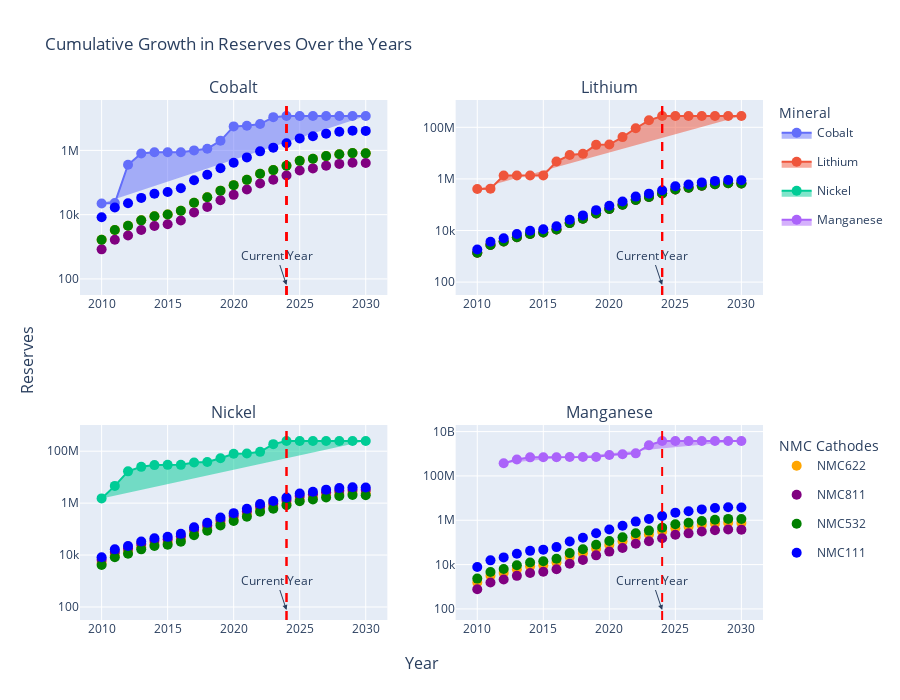

The cell this chart's notebook holds for it:
### Code cell
from plotly.subplots import make_subplots
import plotly.graph_objects as go

F = make_subplots(rows=2, cols=2, x_title="Year", y_title="Reserves", subplot_titles=[mineral for mineral in D["Primary Mineral"].unique()])

# Define a fixed color mapping for cathode types

cathode_colors = {"NMC111": "blue", "NMC532": "green", "NMC622": "orange", "NMC811": "purple"}
mineral_colors =  ['#636efa','#EF553B', '#00cc96', '#ab63fa']

for i, mineral in enumerate(D["Primary Mineral"].unique()):
    M = D.loc[(D["Primary Mineral"] == mineral) & (D["Cumulative Reserves"] > 0)]
    S = demand_by_cathode[demand_by_cathode["Full Element Name"] == mineral]
    
    # Add the main mineral trace with its own legend group
    F.add_trace(
        go.Scatter(
            x=M["Year"], 
            y=M["Cumulative Reserves"], 
            mode="lines+markers",
            legendgroup=mineral,
            name=mineral,
            fill="toself",
            marker=dict(
                size=10,
                color=mineral_colors[i]
            ), 
            showlegend=True,
            legend="legend1"
        ),
        row=i // 2 + 1, 
        col=i % 2 + 1
    )
    
    # Add cathode traces grouped by cathode type
    for j,cathode in enumerate(S.columns[2:6]):
        F.add_trace(
            go.Scatter(
                x=S["Year"], 
                y=S[cathode], 
                mode="markers",
                legendgroup=cathode,  # Group by cathode type instead of mineral
                name=cathode,
                marker=dict(size=10,color=cathode_colors[cathode]),
                # Only show in legend for last mineral to avoid duplicates
                showlegend=(i == 0),
                legend="legend2",
            ),
            row=i // 2 + 1, 
            col=i % 2 + 1)
    
    # Add vertical line and annotation
    F.add_vline(x=2024, line_dash="dash", line_color="red")
    F.add_annotation(
        x=2024, 
        text="Current Year",
        showarrow=True,
        arrowhead=2,
        yshift=10,
        row=i // 2 + 1, 
        col=i % 2 + 1
    )

F.update_yaxes(type='log')
F.update_layout(title="Cumulative Growth in Reserves Over the Years",height=700,showlegend=True,
                legend1=dict(title=dict(text="Mineral")),
                legend2=dict(title=dict(text="NMC Cathodes"), y=0.1))
F.show()

### Figure 1 — Plotly figure (JSON) as saved in the notebook; plotly's stock layout.template omitted (floating-point values rounded to 4 significant figures)
{"data": [{"fill": "toself", "legend": "legend", "legendgroup": "Cobalt", "marker": {"color": "#636efa", "size": 10}, "mode": "lines+markers", "name": "Cobalt", "showlegend": true, "type": "scatter", "x": [2010, 2011, 2012, 2013, 2014, 2015, 2016, 2017, 2018, 2019, 2020, 2021, 2022, 2023, 2024, 2025, 2026, 2027, 2028, 2029, 2030], "xaxis": "x", "y": [22369, 23020, 357546, 799050, 873299, 875099, 875099, 998110, 1125385, 1984979, 5575688, 5869180, 6590858, 10823081, 11745493, 11745493, 11745493, 11745493, 11745493, 11745493, 11745493], "yaxis": "y"}, {"legend": "legend2", "legendgroup": "NMC622", "marker": {"color": "orange", "size": 10}, "mode": "markers", "name": "NMC622", "showlegend": true, "type": "scatter", "x": [2010, 2011, 2012, 2013, 2014, 2015, 2016, 2017, 2018, 2019, 2020, 2021, 2022, 2023, 2024, 2025, 2026, 2027, 2028, 2029, 2030], "xaxis": "x", "y": [1664.0, 3328.0, 4517.0, 6656.0, 8914.0, 10100.0, 13190.0, 23530.0, 34910.0, 55830.0, 82740.0, 121000.0, 186600.0, 243600.0, 331500.0, 471900.0, 549900.0, 663100.0, 759700.0, 822300.0, 807000.0], "yaxis": "y"}, {"legend": "legend2", "legendgroup": "NMC811", "marker": {"color": "purple", "size": 10}, "mode": "markers", "name": "NMC811", "showlegend": true, "type": "scatter", "x": [2010, 2011, 2012, 2013, 2014, 2015, 2016, 2017, 2018, 2019, 2020, 2021, 2022, 2023, 2024, 2025, 2026, 2027, 2028, 2029, 2030], "xaxis": "x", "y": [832.0, 1664.0, 2258.0, 3328.0, 4457.0, 5051.0, 6597.0, 11770.0, 17450.0, 27910.0, 41370.0, 60510.0, 93300.0, 121800.0, 165700.0, 235900.0, 275000.0, 331600.0, 379800.0, 411200.0, 403500.0], "yaxis": "y"}, {"legend": "legend2", "legendgroup": "NMC532", "marker": {"color": "green", "size": 10}, "mode": "markers", "name": "NMC532", "showlegend": true, "type": "scatter", "x": [2010, 2011, 2012, 2013, 2014, 2015, 2016, 2017, 2018, 2019, 2020, 2021, 2022, 2023, 2024, 2025, 2026, 2027, 2028, 2029, 2030], "xaxis": "x", "y": [1664.0, 3328.0, 4517.0, 6656.0, 8914.0, 10100.0, 13190.0, 23530.0, 34910.0, 55830.0, 82740.0, 121000.0, 186600.0, 243600.0, 331500.0, 471900.0, 549900.0, 663100.0, 759700.0, 822300.0, 807000.0], "yaxis": "y"}, {"legend": "legend2", "legendgroup": "NMC111", "marker": {"color": "blue", "size": 10}, "mode": "markers", "name": "NMC111", "showlegend": true, "type": "scatter", "x": [2010, 2011, 2012, 2013, 2014, 2015, 2016, 2017, 2018, 2019, 2020, 2021, 2022, 2023, 2024, 2025, 2026, 2027, 2028, 2029, 2030], "xaxis": "x", "y": [8320.0, 16640.0, 22580.0, 33280.0, 44570.0, 50510.0, 65970.0, 117700.0, 174500.0, 279100.0, 413700.0, 605100.0, 933000.0, 1218000.0, 1657000.0, 2359000.0, 2750000.0, 3316000.0, 3798000.0, 4112000.0, 4035000.0], "yaxis": "y"}, {"fill": "toself", "legend": "legend", "legendgroup": "Lithium", "marker": {"color": "#EF553B", "size": 10}, "mode": "lines+markers", "name": "Lithium", "showlegend": true, "type": "scatter", "x": [2010, 2011, 2012, 2013, 2014, 2015, 2016, 2017, 2018, 2019, 2020, 2021, 2022, 2023, 2024, 2025, 2026, 2027, 2028, 2029, 2030], "xaxis": "x2", "y": [408140, 419371, 1349320, 1349320, 1349320, 1349320, 4720420, 8410820, 9400463, 20902463, 21420563, 41718533, 92128193, 186800244, 274575585, 274575585, 274575585, 274575585, 274575585, 274575585, 274575585], "yaxis": "y2"}, {"legend": "legend2", "legendgroup": "NMC622", "marker": {"color": "orange", "size": 10}, "mode": "markers", "name": "NMC622", "showlegend": false, "type": "scatter", "x": [2010, 2011, 2012, 2013, 2014, 2015, 2016, 2017, 2018, 2019, 2020, 2021, 2022, 2023, 2024, 2025, 2026, 2027, 2028, 2029, 2030], "xaxis": "x2", "y": [1372.0, 2745.0, 3725.0, 5489.0, 7352.0, 8332.0, 10880.0, 19410.0, 28790.0, 46040.0, 68230.0, 99800.0, 153900.0, 200900.0, 273400.0, 389100.0, 453500.0, 546900.0, 626500.0, 678100.0, 665600.0], "yaxis": "y2"}, {"legend": "legend2", "legendgroup": "NMC811", "marker": {"color": "purple", "size": 10}, "mode": "markers", "name": "NMC811", "showlegend": false, "type": "scatter", "x": [2010, 2011, 2012, 2013, 2014, 2015, 2016, 2017, 2018, 2019, 2020, 2021, 2022, 2023, 2024, 2025, 2026, 2027, 2028, 2029, 2030], "xaxis": "x2", "y": [1374.0, 2747.0, 3729.0, 5495.0, 7359.0, 8340.0, 10890.0, 19430.0, 28820.0, 46090.0, 68300.0, 99910.0, 154100.0, 201100.0, 273600.0, 389500.0, 454000.0, 547400.0, 627100.0, 678800.0, 666300.0], "yaxis": "y2"}, {"legend": "legend2", "legendgroup": "NMC532", "marker": {"color": "green", "size": 10}, "mode": "markers", "name": "NMC532", "showlegend": false, "type": "scatter", "x": [2010, 2011, 2012, 2013, 2014, 2015, 2016, 2017, 2018, 2019, 2020, 2021, 2022, 2023, 2024, 2025, 2026, 2027, 2028, 2029, 2030], "xaxis": "x2", "y": [1371.0, 2742.0, 3721.0, 5483.0, 7343.0, 8323.0, 10870.0, 19390.0, 28760.0, 45990.0, 68160.0, 99690.0, 153700.0, 200600.0, 273100.0, 388700.0, 453000.0, 546300.0, 625800.0, 677400.0, 664800.0], "yaxis": "y2"}, {"legend": "legend2", "legendgroup": "NMC111", "marker": {"color": "blue", "size": 10}, "mode": "markers", "name": "NMC111", "showlegend": false, "type": "scatter", "x": [2010, 2011, 2012, 2013, 2014, 2015, 2016, 2017, 2018, 2019, 2020, 2021, 2022, 2023, 2024, 2025, 2026, 2027, 2028, 2029, 2030], "xaxis": "x2", "y": [1836.0, 3672.0, 4984.0, 7345.0, 9837.0, 11150.0, 14560.0, 25970.0, 38520.0, 61600.0, 91300.0, 133500.0, 205900.0, 268800.0, 365800.0, 520700.0, 606800.0, 731700.0, 838300.0, 907400.0, 890600.0], "yaxis": "y2"}, {"fill": "toself", "legend": "legend", "legendgroup": "Nickel", "marker": {"color": "#00cc96", "size": 10}, "mode": "lines+markers", "name": "Nickel", "showlegend": true, "type": "scatter", "x": [2010, 2011, 2012, 2013, 2014, 2015, 2016, 2017, 2018, 2019, 2020, 2021, 2022, 2023, 2024, 2025, 2026, 2027, 2028, 2029, 2030], "xaxis": "x3", "y": [1518795, 4613235, 16722424, 24945407, 29137507, 29755343, 29778243, 36942666, 38277432, 53536829, 80042458, 81945795, 94343982, 186629647, 246705355, 246705355, 246705355, 246705355, 246705355, 246705355, 246705355], "yaxis": "y3"}, {"legend": "legend2", "legendgroup": "NMC622", "marker": {"color": "orange", "size": 10}, "mode": "markers", "name": "NMC622", "showlegend": false, "type": "scatter", "x": [2010, 2011, 2012, 2013, 2014, 2015, 2016, 2017, 2018, 2019, 2020, 2021, 2022, 2023, 2024, 2025, 2026, 2027, 2028, 2029, 2030], "xaxis": "x3", "y": [4972.0, 9943.0, 13490.0, 19890.0, 26630.0, 30190.0, 39420.0, 70310.0, 104300.0, 166800.0, 247200.0, 361600.0, 557500.0, 727700.0, 990400.0, 1410000.0, 1643000.0, 1981000.0, 2270000.0, 2457000.0, 2411000.0], "yaxis": "y3"}, {"legend": "legend2", "legendgroup": "NMC811", "marker": {"color": "purple", "size": 10}, "mode": "markers", "name": "NMC811", "showlegend": false, "type": "scatter", "x": [2010, 2011, 2012, 2013, 2014, 2015, 2016, 2017, 2018, 2019, 2020, 2021, 2022, 2023, 2024, 2025, 2026, 2027, 2028, 2029, 2030], "xaxis": "x3", "y": [6629.0, 13260.0, 17990.0, 26520.0, 35510.0, 40250.0, 52560.0, 93750.0, 139100.0, 222400.0, 329600.0, 482100.0, 743400.0, 970300.0, 1321000.0, 1880000.0, 2191000.0, 2642000.0, 3026000.0, 3276000.0, 3215000.0], "yaxis": "y3"}, {"legend": "legend2", "legendgroup": "NMC532", "marker": {"color": "green", "size": 10}, "mode": "markers", "name": "NMC532", "showlegend": false, "type": "scatter", "x": [2010, 2011, 2012, 2013, 2014, 2015, 2016, 2017, 2018, 2019, 2020, 2021, 2022, 2023, 2024, 2025, 2026, 2027, 2028, 2029, 2030], "xaxis": "x3", "y": [4143.0, 8286.0, 11250.0, 16570.0, 22200.0, 25150.0, 32850.0, 58600.0, 86920.0, 139000.0, 206000.0, 301300.0, 464600.0, 606400.0, 825300.0, 1175000.0, 1369000.0, 1651000.0, 1891000.0, 2047000.0, 2009000.0], "yaxis": "y3"}, {"legend": "legend2", "legendgroup": "NMC111", "marker": {"color": "blue", "size": 10}, "mode": "markers", "name": "NMC111", "showlegend": false, "type": "scatter", "x": [2010, 2011, 2012, 2013, 2014, 2015, 2016, 2017, 2018, 2019, 2020, 2021, 2022, 2023, 2024, 2025, 2026, 2027, 2028, 2029, 2030], "xaxis": "x3", "y": [8286.0, 16570.0, 22490.0, 33140.0, 44390.0, 50310.0, 65700.0, 117200.0, 173800.0, 278000.0, 412000.0, 602600.0, 929200.0, 1213000.0, 1651000.0, 2350000.0, 2739000.0, 3302000.0, 3783000.0, 4095000.0, 4019000.0], "yaxis": "y3"}, {"fill": "toself", "legend": "legend", "legendgroup": "Manganese", "marker": {"color": "#ab63fa", "size": 10}, "mode": "lines+markers", "name": "Manganese", "showlegend": true, "type": "scatter", "x": [2012, 2013, 2014, 2015, 2016, 2017, 2018, 2019, 2020, 2021, 2022, 2023, 2024, 2025, 2026, 2027, 2028, 2029, 2030], "xaxis": "x4", "y": [370883000, 550883000, 686371474, 700341474, 700341474, 709641474, 709641474, 717441474, 885101474, 950251474, 1040071474, 2432587027, 3757622411, 3757622411, 3757622411, 3757622411, 3757622411, 3757622411, 3757622411], "yaxis": "y4"}, {"legend": "legend2", "legendgroup": "NMC622", "marker": {"color": "orange", "size": 10}, "mode": "markers", "name": "NMC622", "showlegend": false, "type": "scatter", "x": [2010, 2011, 2012, 2013, 2014, 2015, 2016, 2017, 2018, 2019, 2020, 2021, 2022, 2023, 2024, 2025, 2026, 2027, 2028, 2029, 2030], "xaxis": "x4", "y": [1551.0, 3102.0, 4210.0, 6205.0, 8310.0, 9418.0, 12300.0, 21940.0, 32540.0, 52040.0, 77130.0, 112800.0, 174000.0, 227000.0, 309000.0, 439900.0, 512700.0, 618200.0, 708200.0, 766600.0, 752300.0], "yaxis": "y4"}, {"legend": "legend2", "legendgroup": "NMC811", "marker": {"color": "purple", "size": 10}, "mode": "markers", "name": "NMC811", "showlegend": false, "type": "scatter", "x": [2010, 2011, 2012, 2013, 2014, 2015, 2016, 2017, 2018, 2019, 2020, 2021, 2022, 2023, 2024, 2025, 2026, 2027, 2028, 2029, 2030], "xaxis": "x4", "y": [775.6, 1551.0, 2105.0, 3102.0, 4155.0, 4709.0, 6149.0, 10970.0, 16270.0, 26020.0, 38560.0, 56410.0, 86980.0, 113500.0, 154500.0, 219900.0, 256300.0, 309100.0, 354100.0, 383300.0, 376200.0], "yaxis": "y4"}, {"legend": "legend2", "legendgroup": "NMC532", "marker": {"color": "green", "size": 10}, "mode": "markers", "name": "NMC532", "showlegend": false, "type": "scatter", "x": [2010, 2011, 2012, 2013, 2014, 2015, 2016, 2017, 2018, 2019, 2020, 2021, 2022, 2023, 2024, 2025, 2026, 2027, 2028, 2029, 2030], "xaxis": "x4", "y": [2327.0, 4654.0, 6316.0, 9307.0, 12470.0, 14130.0, 18450.0, 32910.0, 48810.0, 78060.0, 115700.0, 169200.0, 260900.0, 340600.0, 463500.0, 659800.0, 769000.0, 927300.0, 1062000.0, 1150000.0, 1129000.0], "yaxis": "y4"}, {"legend": "legend2", "legendgroup": "NMC111", "marker": {"color": "blue", "size": 10}, "mode": "markers", "name": "NMC111", "showlegend": false, "type": "scatter", "x": [2010, 2011, 2012, 2013, 2014, 2015, 2016, 2017, 2018, 2019, 2020, 2021, 2022, 2023, 2024, 2025, 2026, 2027, 2028, 2029, 2030], "xaxis": "x4", "y": [7756.0, 15510.0, 21050.0, 31020.0, 41550.0, 47090.0, 61490.0, 109700.0, 162700.0, 260200.0, 385600.0, 564100.0, 869800.0, 1135000.0, 1545000.0, 2199000.0, 2563000.0, 3091000.0, 3541000.0, 3833000.0, 3762000.0], "yaxis": "y4"}], "layout": {"annotations": [{"font": {"size": 16}, "showarrow": false, "text": "Cobalt", "x": 0.225, "xanchor": "center", "xref": "paper", "y": 1, "yanchor": "bottom", "yref": "paper"}, {"font": {"size": 16}, "showarrow": false, "text": "Lithium", "x": 0.775, "xanchor": "center", "xref": "paper", "y": 1, "yanchor": "bottom", "yref": "paper"}, {"font": {"size": 16}, "showarrow": false, "text": "Nickel", "x": 0.225, "xanchor": "center", "xref": "paper", "y": 0.375, "yanchor": "bottom", "yref": "paper"}, {"font": {"size": 16}, "showarrow": false, "text": "Manganese", "x": 0.775, "xanchor": "center", "xref": "paper", "y": 0.375, "yanchor": "bottom", "yref": "paper"}, {"font": {"size": 16}, "showarrow": false, "text": "Year", "x": 0.5, "xanchor": "center", "xref": "paper", "y": 0, "yanchor": "top", "yref": "paper", "yshift": -30}, {"font": {"size": 16}, "showarrow": false, "text": "Reserves", "textangle": -90, "x": 0, "xanchor": "right", "xref": "paper", "xshift": -40, "y": 0.5, "yanchor": "middle", "yref": "paper"}, {"arrowhead": 2, "showarrow": true, "text": "Current Year", "x": 2024, "xref": "x", "yref": "y", "yshift": 10}, {"arrowhead": 2, "showarrow": true, "text": "Current Year", "x": 2024, "xref": "x2", "yref": "y2", "yshift": 10}, {"arrowhead": 2, "showarrow": true, "text": "Current Year", "x": 2024, "xref": "x3", "yref": "y3", "yshift": 10}, {"arrowhead": 2, "showarrow": true, "text": "Current Year", "x": 2024, "xref": "x4", "yref": "y4", "yshift": 10}], "height": 700, "legend": {"title": {"text": "Mineral"}}, "legend2": {"title": {"text": "NMC Cathodes"}, "y": 0.1}, "shapes": [{"line": {"color": "red", "dash": "dash"}, "type": "line", "x0": 2024, "x1": 2024, "xref": "x", "y0": 0, "y1": 1, "yref": "y domain"}, {"line": {"color": "red", "dash": "dash"}, "type": "line", "x0": 2024, "x1": 2024, "xref": "x", "y0": 0, "y1": 1, "yref": "y domain"}, {"line": {"color": "red", "dash": "dash"}, "type": "line", "x0": 2024, "x1": 2024, "xref": "x2", "y0": 0, "y1": 1, "yref": "y2 domain"}, {"line": {"color": "red", "dash": "dash"}, "type": "line", "x0": 2024, "x1": 2024, "xref": "x", "y0": 0, "y1": 1, "yref": "y domain"}, {"line": {"color": "red", "dash": "dash"}, "type": "line", "x0": 2024, "x1": 2024, "xref": "x2", "y0": 0, "y1": 1, "yref": "y2 domain"}, {"line": {"color": "red", "dash": "dash"}, "type": "line", "x0": 2024, "x1": 2024, "xref": "x3", "y0": 0, "y1": 1, "yref": "y3 domain"}, {"line": {"color": "red", "dash": "dash"}, "type": "line", "x0": 2024, "x1": 2024, "xref": "x", "y0": 0, "y1": 1, "yref": "y domain"}, {"line": {"color": "red", "dash": "dash"}, "type": "line", "x0": 2024, "x1": 2024, "xref": "x2", "y0": 0, "y1": 1, "yref": "y2 domain"}, {"line": {"color": "red", "dash": "dash"}, "type": "line", "x0": 2024, "x1": 2024, "xref": "x3", "y0": 0, "y1": 1, "yref": "y3 domain"}, {"line": {"color": "red", "dash": "dash"}, "type": "line", "x0": 2024, "x1": 2024, "xref": "x4", "y0": 0, "y1": 1, "yref": "y4 domain"}], "showlegend": true, "title": {"text": "Cumulative Growth in Reserves Over the Years"}, "xaxis": {"anchor": "y", "domain": [0, 0.45]}, "xaxis2": {"anchor": "y2", "domain": [0.55, 1]}, "xaxis3": {"anchor": "y3", "domain": [0, 0.45]}, "xaxis4": {"anchor": "y4", "domain": [0.55, 1]}, "yaxis": {"anchor": "x", "domain": [0.625, 1], "type": "log"}, "yaxis2": {"anchor": "x2", "domain": [0.625, 1], "type": "log"}, "yaxis3": {"anchor": "x3", "domain": [0, 0.375], "type": "log"}, "yaxis4": {"anchor": "x4", "domain": [0, 0.375], "type": "log"}}}
